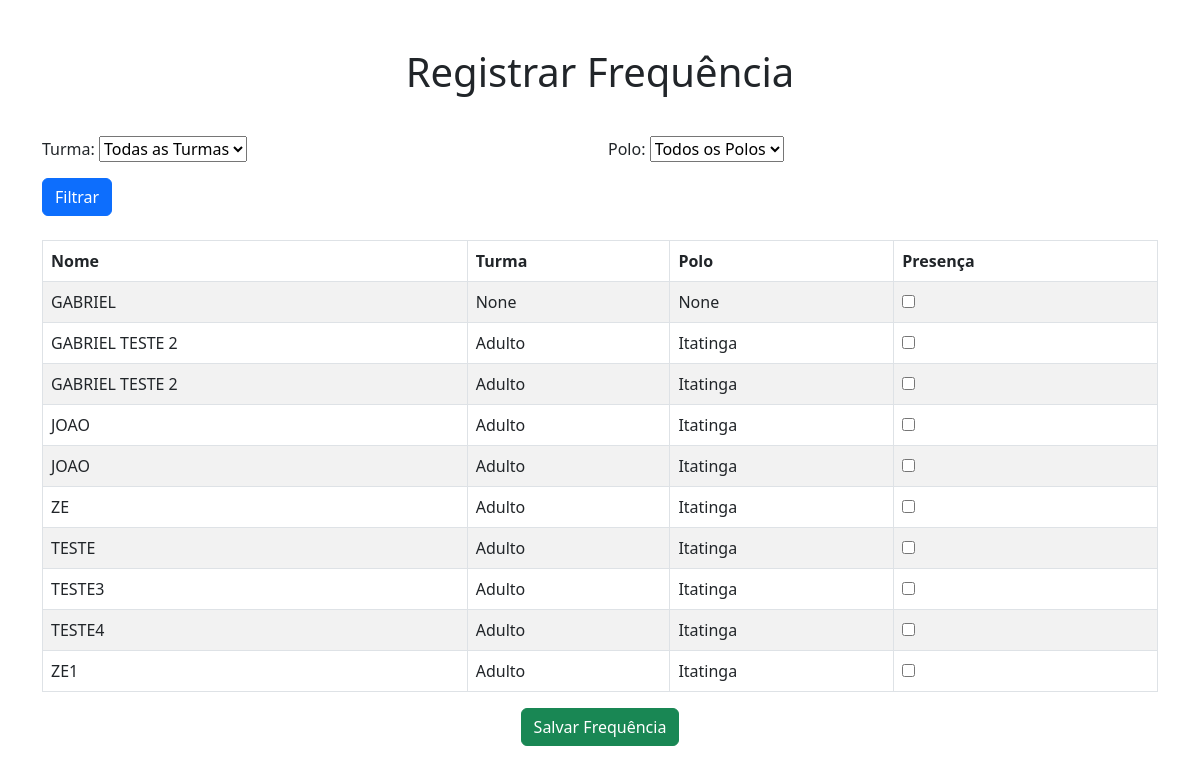
The app's page /frequencia/ with its own data.
### cadastro/models.py (models this page shows, shortened)
class Aluno(models.Model):
    POLO_CHOICES = [
        ('itatinga', 'Itatinga'),
        ('enseada', 'Enseada'),
        ('barequecaba', 'Barequeçaba'),
        ('boraceia', 'Boraceia'),
    ]
    TURMA_CHOICES = [
        ('infantil', 'Infantil'),
        ('juvenil', 'Juvenil'),
        ('adulto', 'Adulto'),
    ]
    SEXO_CHOICES = [
        ('M','Masculino'),
        ('F','Femenino'),
    ]
    FAIXA_CHOICES = [
        ('branca', 'Branca'),
        ('branca_cinza', 'Branca e Cinza'),
        ('cinza', 'Cinza'),
        ('cinza_preta', 'Cinza e Preta'),
        ('amarela_branca', 'Amarela e Branca'),
        ('amarela', 'Amarela'),
        ('amarela_preta', 'Amarela e Preta'),
        ('laranja_branca', 'Laranja e Branca'),
        ('laranja', 'Laranja'),
        ('laranja_preta', 'Laranja e Preta'),
        ('verde_branca', 'Verde e Branca'),
        ('verde', 'Verde'),
        ('verde_preta', 'Verde e Preta'),
        ('azul', 'Azul'),
        ('roxa', 'Roxa'),
        ('marrom', 'Marrom'),
        ('preta', 'Preta'),
    ]
    nome = models.CharField(max_length=50)
    idade =  models.PositiveIntegerField()
    data_nascimento = models.DateField(blank=True, null=True)
    sexo = models.CharField(max_length=1, choices=SEXO_CHOICES)
    cpf = models.PositiveIntegerField()
    telefone = models.PositiveIntegerField(max_length=11,unique=True)
    rua = models.CharField(max_length=20,blank=True, null=True)
    numero = models.CharField(max_length=4, blank=True, null=True)
    bairro = models.CharField(max_length=20,blank=True, null=True)
    cidade = models.CharField(max_length=20,blank=True, null=True)
    cep = models.CharField(max_length=9,blank=True, null=True)
    email = models.EmailField (unique=True)
    faixa = models.CharField(max_length=20, choices=FAIXA_CHOICES,blank=True, null=True)
    responsavel = models.CharField(max_length=50, blank=True, null=True)
    turma = models.CharField(max_length=10, choices=TURMA_CHOICES,blank=True, null=True)  # Campo para turma
    polo = models.CharField(max_length=15, choices=POLO_CHOICES, blank=True, null=True)  # Novo campo

### cadastro/views.py (the view, shortened to what this page needs)
# urls.py: path('frequencia/', views.frequencia, name='frequencia'),
def frequencia(request):
    alunos = Aluno.objects.all()  # Inicialmente, lista todos os alunos
    form = FiltroFrequenciaForm(request.GET or None)
    return render(request, 'frequencia.html', {'form': form, 'alunos': alunos})

### cadastro/forms.py
class FiltroFrequenciaForm(forms.Form):
    turma = forms.ChoiceField(
        choices=[('', 'Todas as Turmas')] + Aluno.TURMA_CHOICES,
        required=False,
        label="Turma"
    )
    polo = forms.ChoiceField(
        choices=[('', 'Todos os Polos')] + Aluno.POLO_CHOICES,
        required=False,
        label="Polo"
    )

### cadastro/templates/frequencia.html (shortened to what this page needs)
{% load bootstrap5 %}
<!DOCTYPE html>
<html lang="en">
<head>
    <link href="https://cdn.jsdelivr.net/npm/bootstrap@5.3.0/dist/css/bootstrap.min.css" rel="stylesheet">
</head>
<body>
    <div class="container mt-5">
        <h1 class="text-center">Registrar Frequência</h1>
        <form method="GET" class="row g-3 align-items-center my-4">
            <div class="col-md-6">
                    {{ form.turma.label_tag }}
                    {{ form.turma }}
            </div>
            <div class="col-md-6">
                    {{ form.polo.label_tag }}
                    {{ form.polo }}
            </div>
            <div class="col-auto">
                <button type="submit" class="btn btn-primary">Filtrar</button>
            </div>
        </form>
        {% if alunos %}
            <form method="POST">
                <table class="table table-bordered table-striped">
                    <thead>
                        <tr>
                            <th>Nome</th>
                            <th>Turma</th>
                            <th>Polo</th>
                            <th>Presença</th>
                        </tr>
                    </thead>
                    <tbody>
                        {% for aluno in alunos %}
                        <tr>
                            <td>{{ aluno.nome }}</td>
                            <td>{{ aluno.get_turma_display }}</td>
                            <td>{{ aluno.get_polo_display }}</td>
                            <td>
                                <input type="checkbox" name="presenca_{{ aluno.id }}">
                            </td>
                        </tr>
                        {% endfor %}
                    </tbody>
                </table>
                <div class="text-center mt-3">
                    <button type="submit" class="btn btn-success">Salvar Frequência</button>
                </div>
            </form>
        {% else %}
            <div class="alert alert-warning text-center mt-4">
                Nenhum aluno encontrado para os filtros selecionados.
            </div>
        {% endif %}
    </div>
</body>
</html>

### records on screen
Aluno: nome "GABRIEL", turma "None", polo "None"
Aluno: nome "GABRIEL TESTE 2", turma "Adulto", polo "Itatinga"
Aluno: nome "GABRIEL TESTE 2", turma "Adulto", polo "Itatinga"
Aluno: nome "JOAO", turma "Adulto", polo "Itatinga"
Aluno: nome "JOAO", turma "Adulto", polo "Itatinga"
Aluno: nome "ZE", turma "Adulto", polo "Itatinga"
Aluno: nome "TESTE", turma "Adulto", polo "Itatinga"
Aluno: nome "TESTE3", turma "Adulto", polo "Itatinga"
Aluno: nome "TESTE4", turma "Adulto", polo "Itatinga"
Aluno: nome "ZE1", turma "Adulto", polo "Itatinga"
